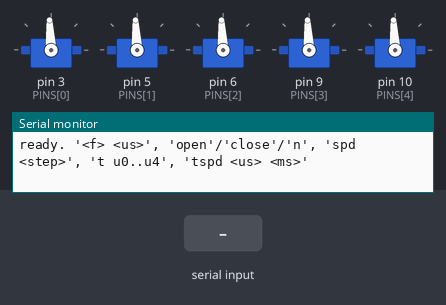
The sketch below on a simulated Arduino Uno, built with avr-gcc and run on an emulated ATmega328P. On the bench: 5 × servo, the last lines printed to the serial monitor. The inputs (shaded band) are chosen by the test bench.

Above: at 1.2 s.
1.3 s: "open 1\n" received over Serial
At 3.1 s:
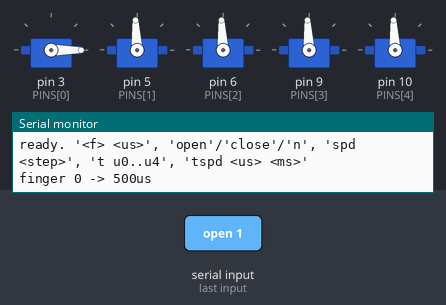
4.3 s: "open\n" received over Serial
At 7.1 s:
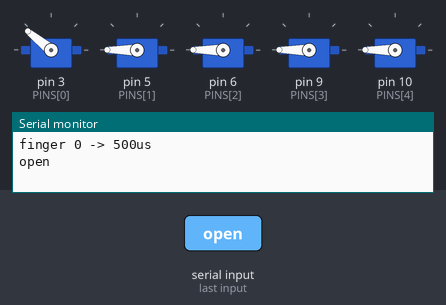
7.3 s: "close\n" received over Serial
At 10.23 s:
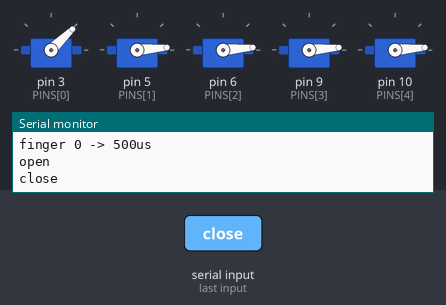
10.3 s: "n\n" received over Serial
At 10.85 s:
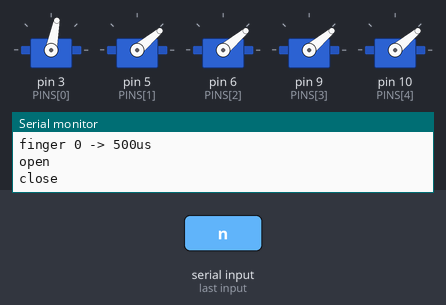
13.3 s: "1 90\n" received over Serial
At 15.5 s:
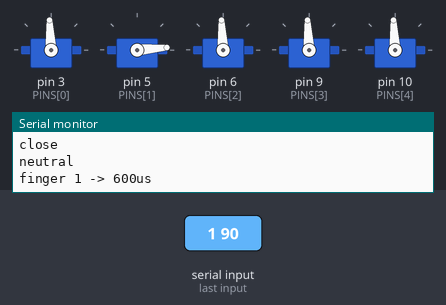
16.3 s: "t 1\n" received over Serial
At 17.7 s:
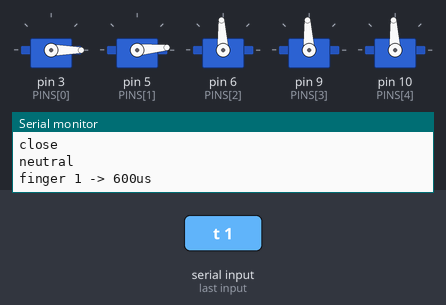
Timing chart, 0 to 19.1 s (numbered marks = the images above; inputs shaded):
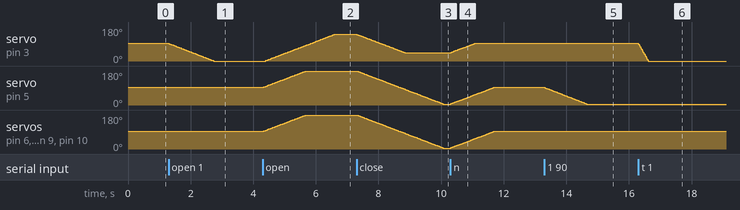

Measured:
- after the input at 1.3 s, servo on pin 3 (PINS[0]): moves from 93° to 0° over 1.4 s, starting at once
- after the input at 4.3 s, servo on pin 3 (PINS[0]): moves from 0° to 141° over 2.2 s, starting after 0.09 s; servo on pin 5 (PINS[1]), servo on pin 6 (PINS[2]), servo on pin 9 (PINS[3]), servo on pin 10 (PINS[4]): moves from 93° to 180° over 1.4 s, starting at once
- after the input at 7.3 s, servo on pin 3 (PINS[0]): moves from 141° to 44° over 1.5 s, starting at once; servo on pin 5 (PINS[1]), servo on pin 6 (PINS[2]), servo on pin 9 (PINS[3]), servo on pin 10 (PINS[4]): moves from 180° to 5° over 2.8 s, starting at once
- after the input at 10.3 s, servo on pin 3 (PINS[0]): moves from 44° to 93° over 0.76 s, starting at once; servo on pin 5 (PINS[1]), servo on pin 6 (PINS[2]), servo on pin 9 (PINS[3]), servo on pin 10 (PINS[4]): moves from 5° to 93° over 1.4 s, starting at once
- after the input at 13.3 s, servo on pin 5 (PINS[1]): moves from 93° to 5° over 1.4 s, starting at once
- after the input at 16.3 s, servo on pin 3 (PINS[0]): moves from 93° to 0° over 0.30 s, starting at once

The sketch:

hand_control.ino
```cpp
// Hiwonder 5-finger robot hand (LFD-01 x5) — independent finger control
// Board: Arduino Uno
// Power: servos from EXTERNAL 6V supply. Arduino GND <-> 6V GND (common ground).
//        Do NOT power servos from the Arduino 5V pin.
//
// Serial usage (9600 baud, Newline):
//   "0 2000"            -> set finger 0 to 2000us (blocking gentle ramp)
//   "open"              -> all fingers to OPEN preset (blocking)
//   "close"             -> all fingers to CLOSE preset (blocking)
//   "n"                 -> all fingers to NEUTRAL (1500us, blocking)
//   "spd <step>"        -> blocking-ramp step size (gentler current)
//   "t <u0> <u1> <u2> <u3> <u4>"  -> TELEOP: set all 5 targets, NON-BLOCKING.
//                          loop() ramps toward targets without blocking on
//                          serial, so a ~25Hz stream of 't' lines never piles
//                          up. Silent (no ack) to keep the bus clean.
//   "tspd <step> <ms>"  -> teleop ramp tuning (us/step, ms/step). Smaller =
//                          gentler current but slower follow.

#include <Servo.h>

const int NUM_FINGERS = 5;

// finger index -> Arduino signal pin
const int PINS[NUM_FINGERS] = {3, 5, 6, 9, 10};

// Per-finger safe range in microseconds.
// Validated at 6V (4xAA): thumb sweeps 1000-2000 with no strain; fingers 1-4
// open/close at 600/2400 ran clean. Tighten any finger here if it ever stalls.
//                          finger:   0(thumb) 1     2     3     4
// NOTE: thumb MIN temporarily opened to 500 (servo floor) to probe the true
// mechanical curl limit below the previously-verified 1000. Set back to the
// safe value once the stall point is found. 2026-06-05.
const int MIN_US[NUM_FINGERS] = {      500,   600,  600,  600,  600 };
const int MAX_US[NUM_FINGERS] = {     2000,  2400, 2400, 2400, 2400 };

// "open" / "close" presets per finger (must stay within MIN/MAX above)
const int OPEN_US[NUM_FINGERS]  = {   2000,  2400, 2400, 2400, 2400 };
const int CLOSE_US[NUM_FINGERS] = {   1000,   600,  600,  600,  600 };

Servo servos[NUM_FINGERS];
int curUs[NUM_FINGERS];   // last commanded position per finger
int tgtUs[NUM_FINGERS];   // teleop target per finger (loop ramps toward this)

// Blocking smooth-move tuning (used by open/close/n/<f> <us>):
// smaller STEP / larger DELAY = gentler current draw.
int STEP_US = 8;          // microseconds per step
int STEP_MS = 12;         // delay between steps

// Teleop (non-blocking) ramp tuning. Faster than the blocking ramp so live
// hand-tracking follows responsively, but still stepped to bound di/dt.
int TELE_STEP_US = 25;            // us per ramp step
unsigned long TELE_STEP_MS = 8;   // ms between ramp steps
unsigned long lastTeleStepMs = 0;

int clampUs(int finger, int us) {
  if (us < MIN_US[finger]) return MIN_US[finger];
  if (us > MAX_US[finger]) return MAX_US[finger];
  return us;
}

// Immediate (no ramp). Used at boot only.
void setFingerNow(int finger, int us) {
  if (finger < 0 || finger >= NUM_FINGERS) return;
  us = clampUs(finger, us);
  servos[finger].writeMicroseconds(us);
  curUs[finger] = us;
  tgtUs[finger] = us;
}

// Ramp one finger from its current position to target in small steps (blocking).
void smoothFinger(int finger, int target) {
  if (finger < 0 || finger >= NUM_FINGERS) return;
  target = clampUs(finger, target);
  int cur = curUs[finger];
  while (abs(target - cur) > STEP_US) {
    cur += (target > cur) ? STEP_US : -STEP_US;
    servos[finger].writeMicroseconds(cur);
    delay(STEP_MS);
  }
  servos[finger].writeMicroseconds(target);
  curUs[finger] = target;
  tgtUs[finger] = target;   // keep teleop target in sync so loop() won't fight
}

// Ramp all fingers toward their targets together, interleaved one small
// step at a time (blocking). Spreads current over time.
void smoothAll(const int target[NUM_FINGERS]) {
  int tgt[NUM_FINGERS];
  for (int i = 0; i < NUM_FINGERS; i++) tgt[i] = clampUs(i, target[i]);
  bool moving = true;
  while (moving) {
    moving = false;
    for (int i = 0; i < NUM_FINGERS; i++) {
      int cur = curUs[i];
      if (abs(tgt[i] - cur) > STEP_US) {
        cur += (tgt[i] > cur) ? STEP_US : -STEP_US;
        servos[i].writeMicroseconds(cur);
        curUs[i] = cur;
        moving = true;
      } else if (cur != tgt[i]) {
        servos[i].writeMicroseconds(tgt[i]);
        curUs[i] = tgt[i];
      }
    }
    delay(STEP_MS);
  }
  for (int i = 0; i < NUM_FINGERS; i++) tgtUs[i] = tgt[i];  // sync teleop target
}

// One non-blocking ramp tick toward tgtUs[]. Called every loop iteration; only
// actually steps when TELE_STEP_MS has elapsed. Never blocks.
void teleopTick() {
  unsigned long now = millis();
  if (now - lastTeleStepMs < TELE_STEP_MS) return;
  lastTeleStepMs = now;
  for (int i = 0; i < NUM_FINGERS; i++) {
    int cur = curUs[i];
    int t = tgtUs[i];
    if (cur == t) continue;
    int d = t - cur;
    if (abs(d) <= TELE_STEP_US) cur = t;
    else cur += (d > 0) ? TELE_STEP_US : -TELE_STEP_US;
    servos[i].writeMicroseconds(cur);
    curUs[i] = cur;
  }
}

// Parse "t u0 u1 u2 u3 u4" into tgtUs[] (clamped). Returns true on success.
bool parseTeleop(const String &line) {
  int idx = 1;  // start after 't'
  for (int f = 0; f < NUM_FINGERS; f++) {
    while (idx < (int)line.length() && line[idx] == ' ') idx++;
    if (idx >= (int)line.length()) return false;
    int start = idx;
    while (idx < (int)line.length() && line[idx] != ' ') idx++;
    int v = line.substring(start, idx).toInt();
    tgtUs[f] = clampUs(f, v);
  }
  return true;
}

void setup() {
  Serial.begin(9600);
  for (int i = 0; i < NUM_FINGERS; i++) {
    servos[i].attach(PINS[i]);
    setFingerNow(i, 1500); // neutral on boot
  }
  Serial.println(F("ready. '<f> <us>', 'open'/'close'/'n', 'spd <step>', 't u0..u4', 'tspd <us> <ms>'"));
}

void loop() {
  // Always service the non-blocking teleop ramp first so follow stays smooth
  // even while waiting for the next serial line.
  teleopTick();

  if (!Serial.available()) return;
  String line = Serial.readStringUntil('\n');
  line.trim();
  if (line.length() == 0) return;

  // --- TELEOP (non-blocking, silent): "t u0 u1 u2 u3 u4" ---
  if (line == "t" || line.startsWith("t ")) {
    parseTeleop(line);   // updates tgtUs; loop ramps toward it. No ack.
    return;
  }
  if (line.startsWith("tspd ")) {
    int sp = line.indexOf(' ', 5);
    if (sp > 0) {
      int us = line.substring(5, sp).toInt();
      int ms = line.substring(sp + 1).toInt();
      if (us >= 1) TELE_STEP_US = us;
      if (ms >= 1) TELE_STEP_MS = (unsigned long)ms;
    }
    Serial.print(F("tele step=")); Serial.print(TELE_STEP_US);
    Serial.print(F("us / ")); Serial.print(TELE_STEP_MS); Serial.println(F("ms"));
    return;
  }

  if (line == "open")  { smoothAll(OPEN_US);  Serial.println(F("open"));  return; }
  if (line == "close") { smoothAll(CLOSE_US); Serial.println(F("close")); return; }
  if (line == "n") {
    int mid[NUM_FINGERS];
    for (int i = 0; i < NUM_FINGERS; i++) mid[i] = 1500;
    smoothAll(mid);
    Serial.println(F("neutral"));
    return;
  }

  int sp = line.indexOf(' ');
  if (sp <= 0) { Serial.println(F("format: <finger> <us>")); return; }

  // "spd <step>" : set blocking ramp step size (smaller = gentler)
  if (line.startsWith("spd ")) {
    STEP_US = line.substring(4).toInt();
    if (STEP_US < 1) STEP_US = 1;
    Serial.print(F("step=")); Serial.print(STEP_US);
    Serial.print(F("us / ")); Serial.print(STEP_MS); Serial.println(F("ms"));
    return;
  }

  int finger = line.substring(0, sp).toInt();
  int us = line.substring(sp + 1).toInt();
  smoothFinger(finger, us);
  Serial.print(F("finger ")); Serial.print(finger);
  Serial.print(F(" -> ")); Serial.print(clampUs(finger, us));
  Serial.println(F("us"));
}
```
